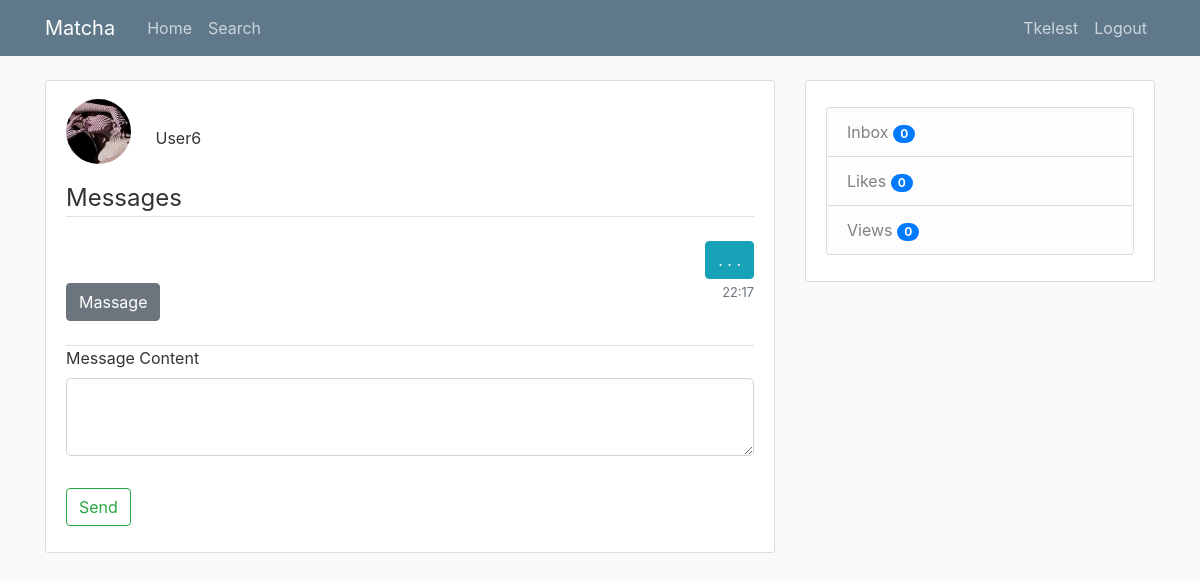
/messages/6 (signed in), run on the app's committed database.
### tables this page shows
CREATE TABLE users (
            user_id INTEGER PRIMARY KEY AUTOINCREMENT,
            firstname TEXT NOT NULL,
            lastname TEXT NOT NULL,
            age INTEGER NOT NULL,
            birthdate TEXT NOT NULL,
            username TEXT NOT NULL,
            email TEXT NOT NULL,
            password TEXT NOT NULL,
            gender TEXT NOT NULL,
            sexual_pref TEXT NULL,
            biography TEXT NULL,
            famerating INTEGER DEFAULT 100,
            image_file_p TEXT DEFAULT "default.jpg",
            image_file_1 TEXT NULL,
            image_file_2 TEXT NULL,
            image_file_3 TEXT NULL,
            image_file_4 TEXT NULL,
            image_file_5 TEXT NULL,
            geo_track TEXT DEFAULT "1",
            location_city TEXT NULL,
            location_region TEXT NULL,
            lat_data INTEGER NULL,
            long_data INTEGER NULL,
            last_seen TEXT NULL,
            authenticated INTEGER DEFAULT 0
            );

CREATE TABLE messages (
            id INTEGER PRIMARY KEY AUTOINCREMENT,
            recipient INTEGER NULL,
            content TEXT NULL,
            date TEXT NULL,
            time TEXT NULL,
            user_id INTEGER NOT NULL,
            FOREIGN KEY (user_id)
                REFERENCES users (user_id) 
            );

### matcha/routes.py (the view, shortened to what this page needs)
@app.route('/messages/<user_id>', methods=['GET', 'POST'])
@login_required
def messages(user_id):
    form = MessagesForm()
    conn = sql.connect('matcha\\users.db')
    cur = conn.cursor()
    if not check_match(conn, cur, user_id, current_user.user_id):
        flash('Unable to access', 'danger')
        return redirect(url_for('home'))
    cur.execute("SELECT * FROM messages WHERE user_id=:currentuser AND recipient=:recipient", {'currentuser': current_user.user_id, 'recipient': user_id})
    messages1 = cur.fetchall()
    cur.execute("SELECT * FROM messages WHERE messages.user_id=:seconduser AND messages.recipient=:currentuser", {'seconduser': user_id, 'currentuser': current_user.user_id})
    messages2 = cur.fetchall()
    print ('messages from clicked user', len(messages2))
    update_message_notification(conn, cur, len(messages2), user_id, current_user.user_id)
    cur.execute("SELECT image_file_p, username, user_id FROM users WHERE user_id=:seconduser", {'seconduser': user_id})
    seconduser_data = cur.fetchone()
    conn.close()
    messages1 = messages1 if messages1 else [(None, None, '. . .', None, '', None)]
    messages2 = messages2 if messages2 else [(None, current_user.user_id, '. . .', None, '', None)]
    messages3 = []
    messages3 = messages1 + messages2
    def getKey(item):
        return item[4]
    messages3 = sorted(messages3, key=getKey)
    return render_template('messages.html', title='Messages', form=form, messages1=messages1, messages2=messages2, seconduser_data=seconduser_data, messages3=messages3)

### matcha/forms.py
class MessagesForm(FlaskForm):
    message_content = TextAreaField('Message Content',
                                    validators=[DataRequired()])
    submit          = SubmitField('Send')

### matcha/dbfunctions.py (called while the page is built)
def check_match(conn, cur, user_id, current_user_id):
    with conn:
        cur.execute("""SELECT * FROM likes WHERE liked_user=:liked_user
                    AND user_id=:user_id""", {'liked_user': current_user_id, 'user_id': user_id})
        liked = cur.fetchone()
        cur.execute("""SELECT * FROM likes WHERE liked_user=:liked_user
                    AND user_id=:user_id""", {'liked_user': user_id, 'user_id': current_user_id})
        likee = cur.fetchone()
    if not liked:
        return (False)
    if not likee:
        return (False)
    if liked[1] == likee[2]:
        return (True)
    else:
        return(False)

def update_message_notification(conn, cur, updated_message, user_id, current_user_id):
    with conn:
        cur.execute("""UPDATE message_notifications SET new_messages=:new_messages
                    WHERE last_seen_user_id=:last_seen_user_id AND user_id=:user_id
                    """, {'new_messages': updated_message, 'last_seen_user_id': user_id, 'user_id': current_user_id})

### matcha/models.py (called while the page is built)
@login_manager.user_loader
def load_user(id):
    conn = sql.connect('matcha\\users.db')
    cur = conn.cursor()
    cur.execute("SELECT * from users where email = (?)", [id])
    userrow = cur.fetchone()
    user = User(userrow[0], userrow[1], userrow[2], userrow[3], userrow[4],
            userrow[5], userrow[6], userrow[7], userrow[8], userrow[9],
            userrow[10], userrow[11], userrow[12], userrow[13], userrow[14],
            userrow[15], userrow[16], userrow[17], userrow[18], userrow[19],
            userrow[20], userrow[21], userrow[22], userrow[23], userrow[24])
    return (user)

### matcha/templates/messages.html (shortened to what this page needs)
{% extends "layout.html" %}
{% block content %}
<div class="content-section">
    <form method="POST" action="">
        <div class="mt-2">
            <img class="rounded-circle account-img-fillers" src="/static/profile_pics/{{ seconduser_data[0] }}">
            {{ seconduser_data[1] }}
        </div>
        <fieldset class="form-group">
            <legend class="border-bottom mb-4">Messages</legend>
            <div class="mb-4">
                {% for message in messages3 %}
                    {% if message[1] != current_user.user_id %}
                    <div class="mb-1 text-left">
                        <button type="button" class="btn btn-secondary">{{ (message[2]) }}</button>
                        <small class="text-muted pull-right">{{ message[4][:-3] }}</small><br>
                    </div>
                    {% else %}
                    <div class="mb-1 text-right">
                        <button type="button" class="btn btn-info">{{ message[2] }}</button><br>
                    </div>
                    {% endif %}
                {% endfor %}
            </div>
            <div class="form-group border-top">
                {{ form.message_content.label(class="form-control-label") }}
                {% if form.message_content.errors %}
                {{ form.message_content(class="form-control form-control-lg is-invalid") }}
                <div class="invalid-feedback">
                    {% for error in form.message_content.errors %}
                        <span>{{ error }}</span>
                    {% endfor %}
                </div>
            {% else %}
                {{ form.message_content(class="form-control form-control-lg") }}
            {% endif %}
            </div>
        </fieldset>
        <div class="form-group">
            {{ form.submit(class="btn btn-outline-success") }}
        </div>
    </form>
</div>
{% endblock content %}

### matcha/templates/layout.html (shortened to what this page needs)
<!DOCTYPE html>
<html lang="en">
<head>
    <link rel="stylesheet" href="https://stackpath.bootstrapcdn.com/bootstrap/4.3.1/css/bootstrap.min.css">
    <link rel="stylesheet" type="text/css" href="{{ url_for('static', filename='main.css') }}">
    <link rel="stylesheet" href="https://cdnjs.cloudflare.com/ajax/libs/font-awesome/4.7.0/css/font-awesome.min.css">
</head>
<body>
    <header class="site-header">
        <nav class="navbar navbar-expand-md navbar-dark bg-steel fixed-top">
            <div class="container">
                <a class="navbar-brand mr-4" href="/">Matcha</a>
                <div class="collapse navbar-collapse" id="navbarToggle">
                    <div class="navbar-nav mr-auto">
                        {% if current_user.is_authenticated %}
                        <a class="nav-item nav-link" href="{{ url_for('home') }}">Home</a>
                        <a class="nav-item nav-link" href="{{ url_for('search') }}">Search</a>
                        {% else %}
                        <a class="nav-item nav-link" href="{{ url_for('home') }}">Home</a>
                        <a class="nav-item nav-link" href="{{ url_for('about') }}">About</a>
                        {% endif %}
                    </div>
                    <div class="navbar-nav">
                        {% if current_user.is_authenticated %}
                            <a class="nav-item nav-link" href="{{ url_for('account') }}">{{ current_user.username }}</a>
                            <a class="nav-item nav-link align-middle" href="{{ url_for('logout') }}">Logout</a>
                        {% else %}
                            <a class="nav-item nav-link" href="{{ url_for('register') }}">Register</a>
                            <a class="nav-item nav-link" href="{{ url_for('login') }}">Login</a>
                        {% endif %}
                    </div>
                </div>
            </div>
        </nav>
    </header>
    <main role="main" class="container">
        <div class="row">
            <div class="col-md-8">
                {% block content %}{% endblock %}
            </div>
            {% if current_user.is_authenticated %}
            <div class="col-md-4">
                <div class="content-section">
                    <ul class="list-group mt-3">
                        <a href="{{ url_for('inbox') }}" class="list-group-item list-group-item-light">Inbox
                            <span id="inbox_count" class="badge badge-pill badge-primary"></span>
                        </a>
                        <a href="{{ url_for('likes') }}" class="list-group-item list-group-item-light">Likes
                            {% set new_messages = current_user.age %}
                            <span id="likes_count" class="badge badge-pill badge-primary"></span>
                        </a>
                        <a href="{{ url_for('views') }}" class="list-group-item list-group-item-light">Views
                            <span id="views_count" class="badge badge-pill badge-primary"></span>
                        </a>
                    </ul>
                </div>
            </div>
            {% endif %}
        </div>
    </main>
</body>
</html>

### matcha/static/main.css (style rules this page uses)
body { background: #fafafa; color: #333333; margin-top: 5rem; }
.bg-steel { background-color: #5f788a; }
.site-header .navbar-nav .nav-link { color: #cbd5db; }
.content-section { background: #ffffff; padding: 10px 20px; border: 1px solid #dddddd; border-radius: 3px; margin-bottom: 20px; }
.account-img-fillers { height: 65px; width: 65px; margin-right: 20px; margin-bottom: 16px; }

### data on the page
users: username "Tkelest"
users: image_file_p (picture), username "User6"
messages: content "Massage", time "22:17"

### other printed values
{{ message[2] }} ". . ."
